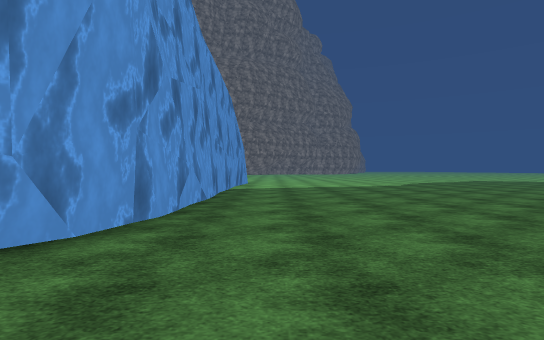
view 1 (above)

20 first-person views from a walk through a Unity game level. The camera is 1.2 m above the floor, looks level and sees 80° across. The floor is counted in squares, 2 m on a side. Each view is taken from the middle of a square. On the plan, view 1 faces up. The plan holds only what a view shows up to about 10 squares ahead; the rest is blank. The place goes on beyond the plan. Surface patterns are stand-ins for the level's own textures.

view 2
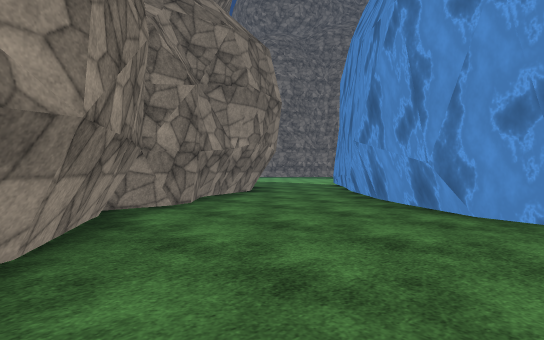

view 3
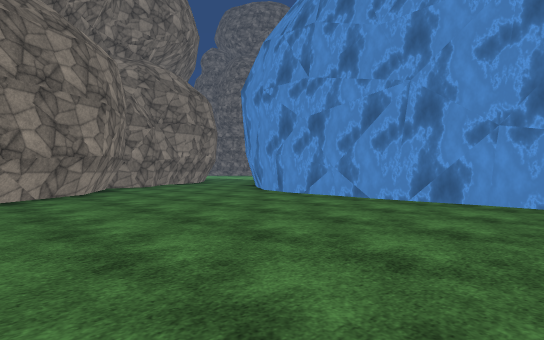

view 4
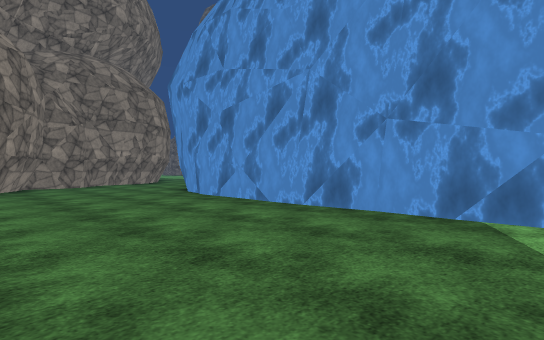

view 5
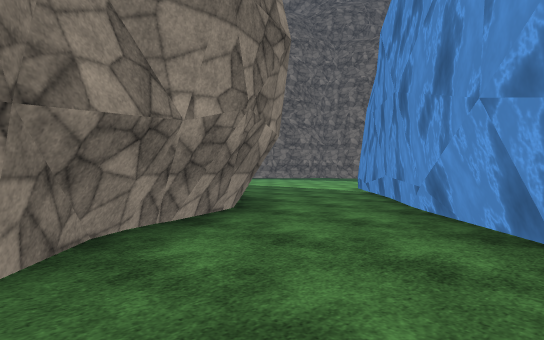

view 6
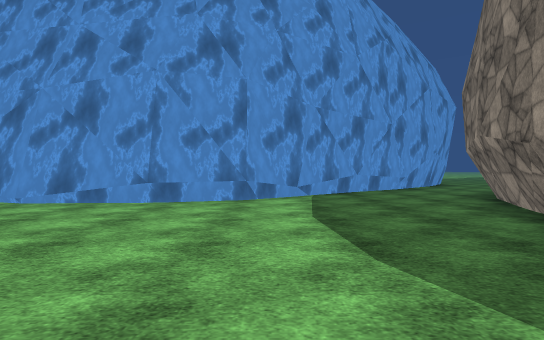

view 7
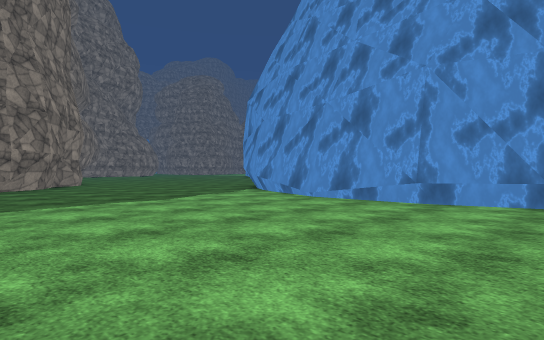

view 8
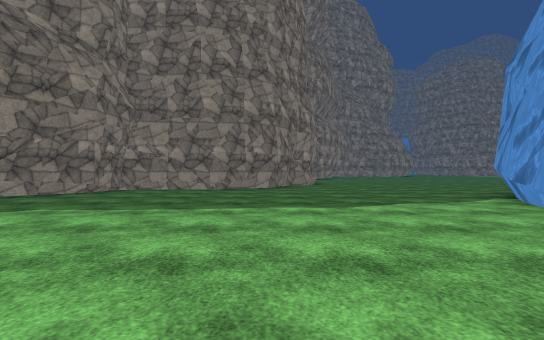

view 9
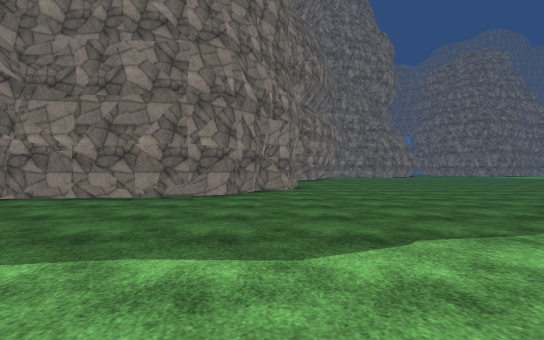

view 10
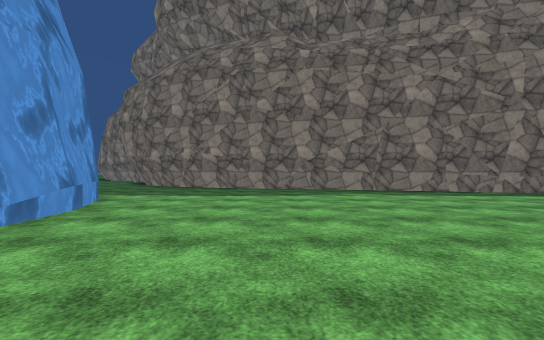

view 11
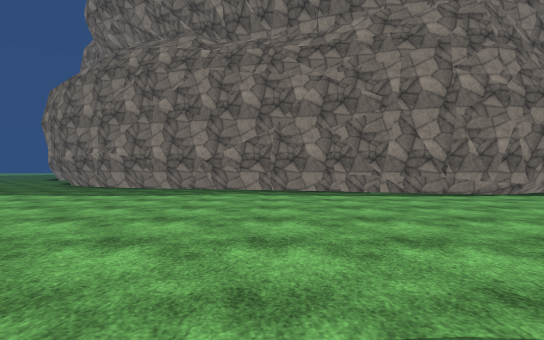

view 12
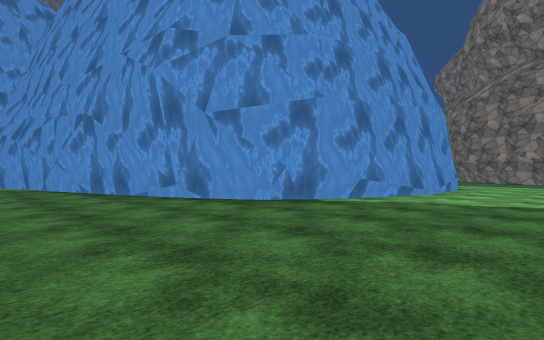

view 13
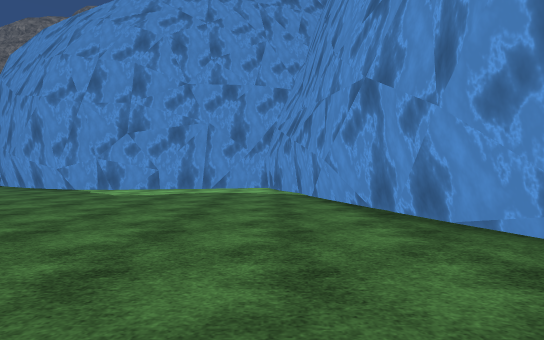

view 14
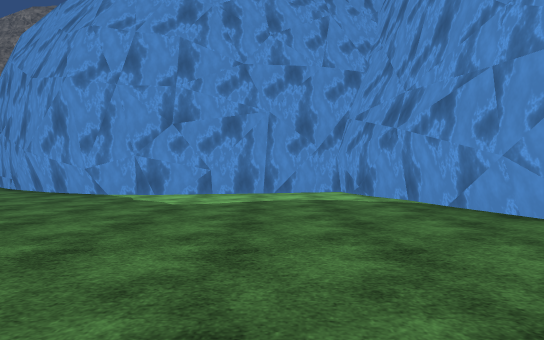

view 15
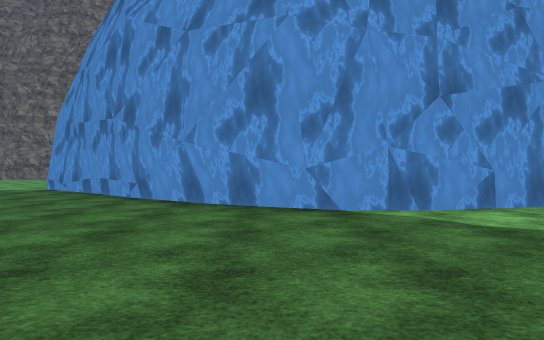

view 16
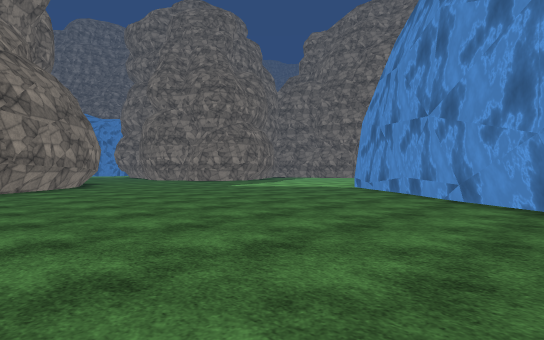

view 17
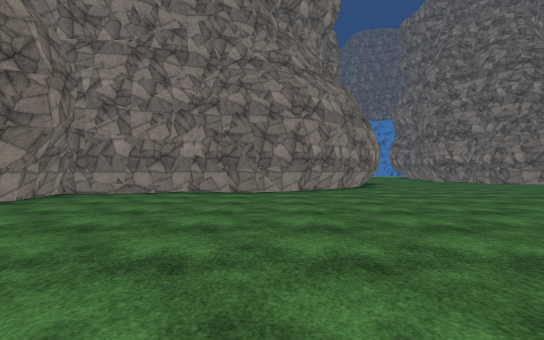

view 18
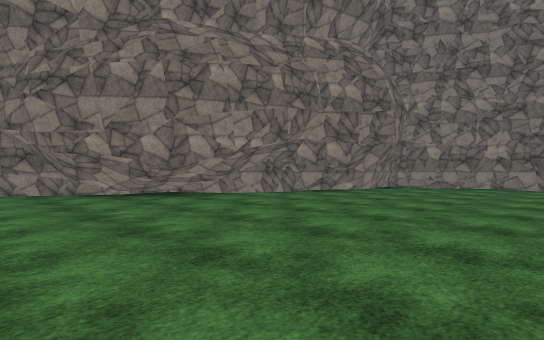

view 19
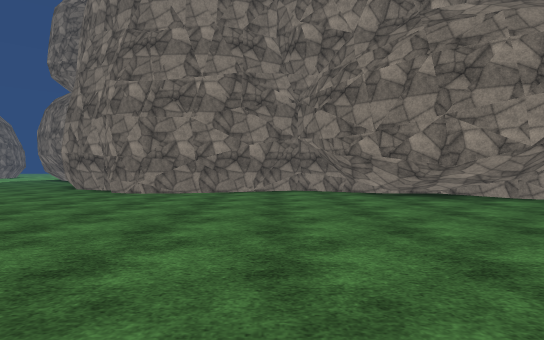

view 20
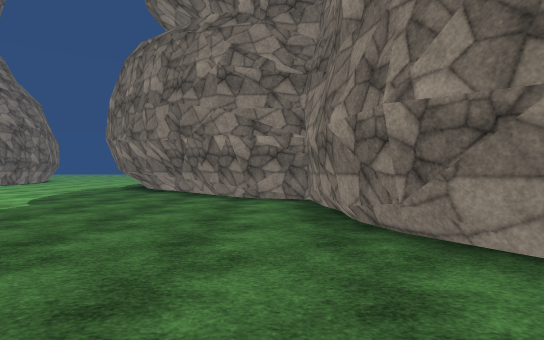

### Floor plan
Key: @ floor where view 1 was taken; # wall or solid block; . floor.
Columns run from 41 left of view 1 to 5 right of it. Each row starts with its distance up from view 1.
 11       ###                              #.....
 10       ..##                             #.......
  9       ...##                            #.......
  8  ... .....##                           #.......
  7  ..........###  #####                  #.......
  6  ............####...##                 #.......
  5  ....................#                 #.......
  4 #....................#                 #......
  3 ##...................#                 #......#
  2  ##..................##               ##....###
  1   #...................#              ##....##
  0   #...................#             ##...@.#
 -1   #...................##          ###....###
 -2   ##...................#         ##....###
 -3    #...................##       ##...###
 -4    ####.................###   ###....#
 -5       ##..................#####.....##
 -6        #####........................#
 -7           ###......................##
 -8             #######................#
 -9                   ###..............#
-10                     ##.............#
-11                      #.............#
-12                      #............##
-13                      #............#
-14                      ###.........##
-15                        ##........#

Positions as (right, up) in squares from view 1, and headings:
1: (0, 0), facing up
2: (3, 4), facing down-left
3: (5, 10), facing down-left
4: (3, 11), facing down-left
5: (0, 1), facing down-left
6: (-9, -11), facing up
7: (-9, -11), facing up-left
8: (-10, -9), facing left
9: (-13, -8), facing left
10: (-16, -8), facing right
11: (-16, -11), facing right
12: (-22, -8), facing up-right
13: (-21, -4), facing up
14: (-23, -2), facing up
15: (-28, 1), facing up
16: (-29, 1), facing up-left
17: (-30, 1), facing left
18: (-27, 1), facing down-left
19: (-27, 1), facing down
20: (-19, -7), facing down
